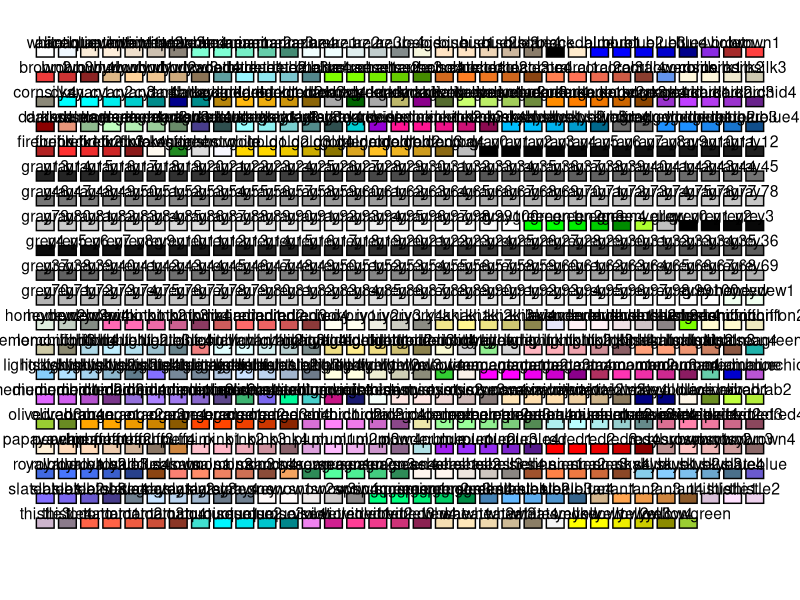
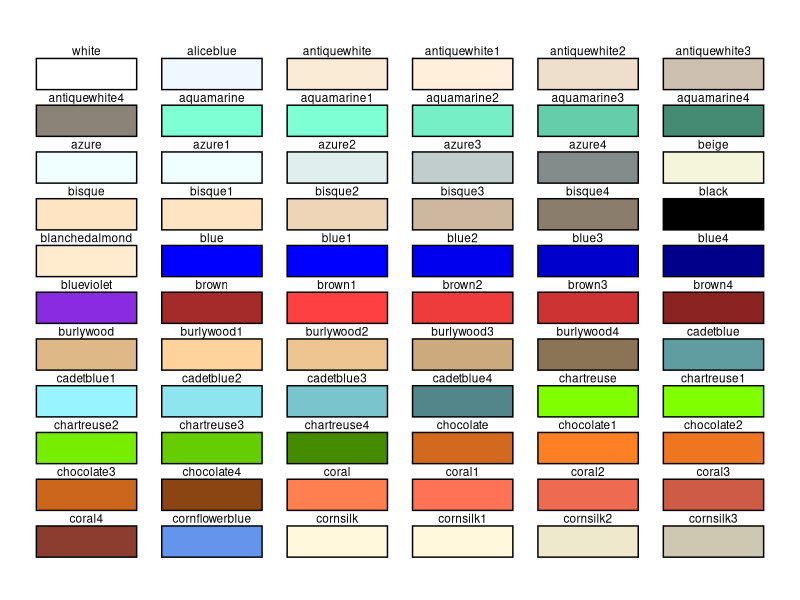
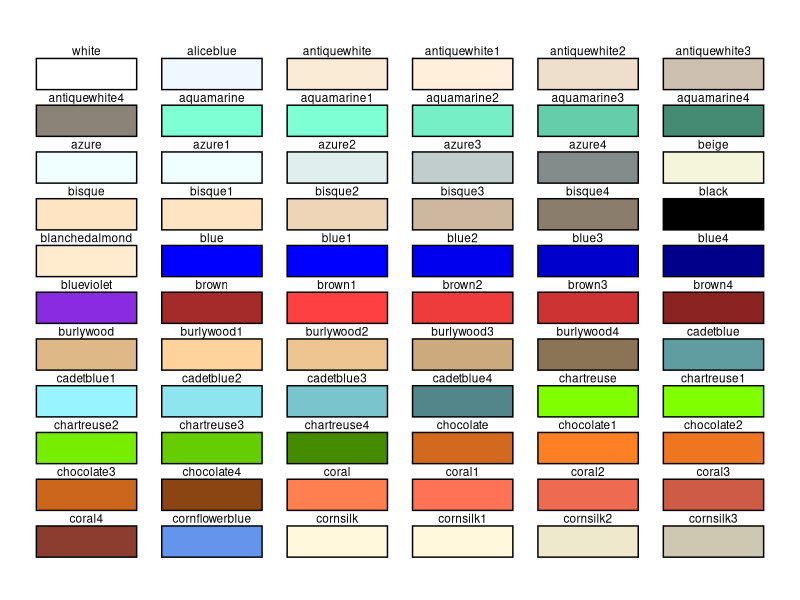
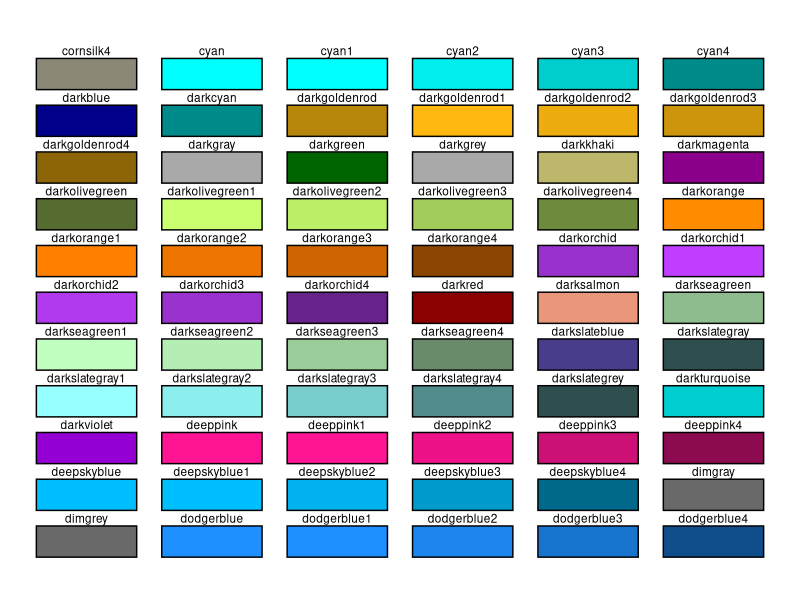
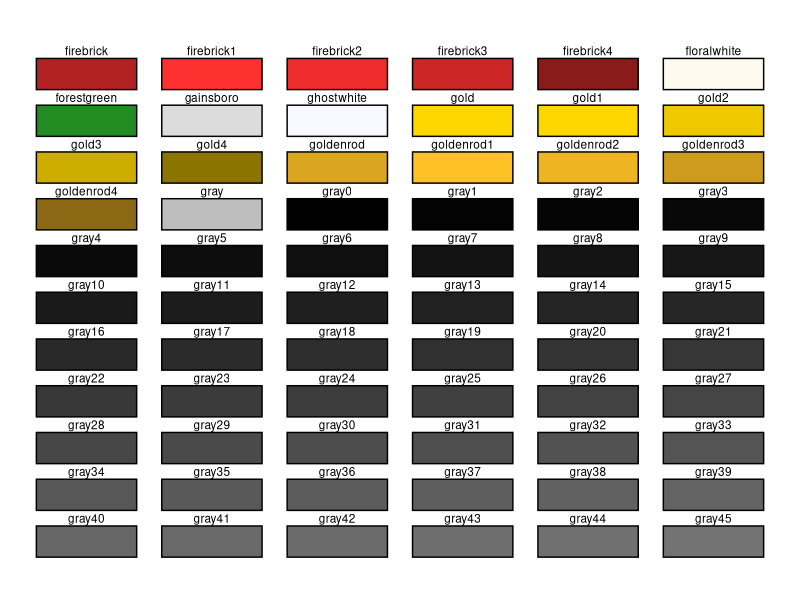
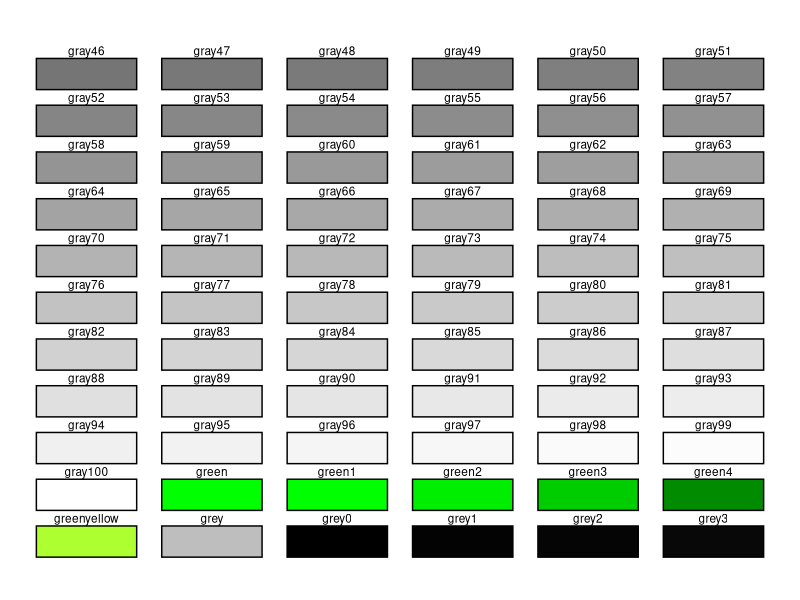
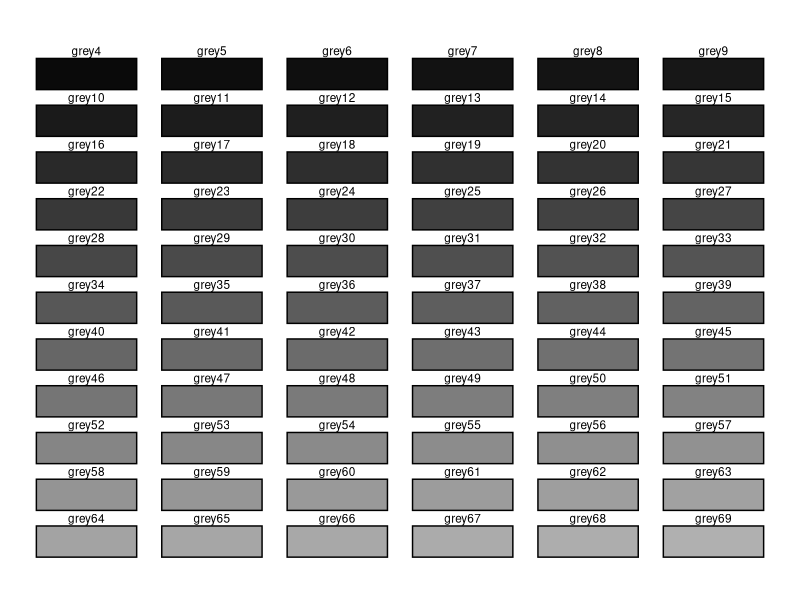
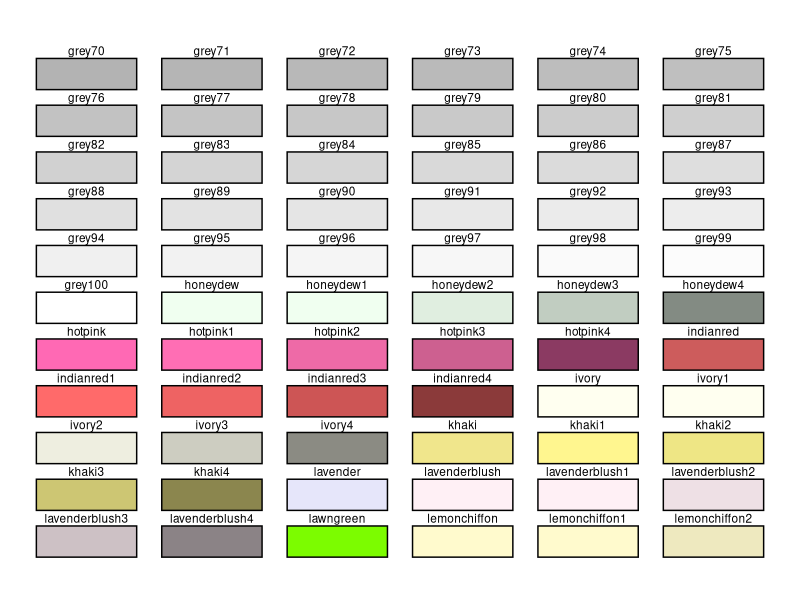

These figures' R source, in order:
library(tidyverse)

# 色板 ----

clr <- data.frame(no=1:657,color=colors()) %>% 
  rbind(data.frame(no=658:660,color=rep('white',3)))

clr <- clr %>% 
  mutate(x=rep(1:33*30,20)) %>% 
  mutate(y=rep(1:20*5,each=33)) %>% 
  slice_head(n=657)


ggplot(clr, aes(xmin=x-12,xmax=x+12, ymin=y-1,ymax=y+1)) +
  geom_rect(aes(fill=I(color)),colour = "black")+
  lims(y=c(110,0))+
  theme_void()+
  geom_text(aes(x,y-2,label=color),size=4)

# 色板升级版 ----

clr <- data.frame(no=1:657,color=colors()) %>% 
  rbind(data.frame(no=658:660,color=rep('white',3)))

clr <- clr %>% 
  mutate(l=rep(1:10,each=66)) %>% 
  mutate(x=rep(1:6*5,110)) %>% 
  mutate(y=rep(rep(1:11*3,each=6),10)) %>% 
  slice_head(n=657)

l <- split(clr,clr$l)

ggplot(l[[1]], aes(xmin=x-2,xmax=x+2, ymin=y-1,ymax=y+1)) +
  geom_rect(aes(fill=I(color)),colour = "black")+
  lims(y=c(35,0))+
  theme_void()+
  geom_text(aes(x,y-1.5,label=color),size=3)


f <- function(df){
  ggplot(df, aes(xmin=x-2,xmax=x+2, ymin=y-1,ymax=y+1)) +
    geom_rect(aes(fill=I(color)),colour = "black")+
    lims(y=c(35,0))+
    theme_void()+
    geom_text(aes(x,y-1.5,label=color),size=3)
  
  
}

photo <- map(l,f)
photo
